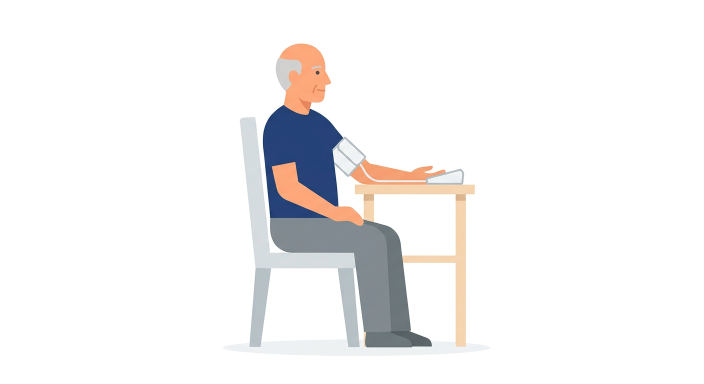
#> input picture bp-diary-app/design/pair-guide/posture-ref.png, 1408 x 768 px, found by its file name (shown at 1/2 size)
$ python make_pair_guide.py
#> lines starting #> are read from the running program, lines starting #| are printed output that depends on the picture; after the words box and inside, x2 and y2 are one past the last pixel; in counts of white or black regions, pixels touching at a corner belong together
#!/usr/bin/env python3
"""Картинки пошаговой инструкции: два замера и среднее в дневнике."""

from PIL import Image, ImageDraw, ImageFont
from pathlib import Path

OUT = Path("/home/user/A-D/bp-diary-app/design/pair-guide")
RES = Path("/home/user/A-D/bp-diary-app/app/src/main/res/drawable-nodpi")
OUT.mkdir(parents=True, exist_ok=True)
RES.mkdir(parents=True, exist_ok=True)

W, H = 1200, 720
NAVY = (31, 78, 121)
NAVY_SOFT = (232, 240, 248)
INK = (26, 32, 40)
GRAY = (102, 112, 122)
CORAL = (214, 72, 64)
GREEN = (46, 125, 50)
AMBER = (249, 168, 37)
WHITE = (255, 255, 255)
BG = (238, 244, 250)
SKIN = (242, 196, 164)
SKIN_EDGE = (214, 156, 124)
SCREEN = (18, 46, 78)
FONT = "/usr/share/fonts/truetype/dejavu/DejaVuSans.ttf"
FONTB = "/usr/share/fonts/truetype/dejavu/DejaVuSans-Bold.ttf"


def fnt(size, bold=False):
    return ImageFont.truetype(FONTB if bold else FONT, size)


def canvas():
    img = Image.new("RGB", (W, H), BG)
    return img, ImageDraw.Draw(img)


def rr(d, box, radius, fill=None, outline=None, width=1):
    d.rounded_rectangle(box, radius=radius, fill=fill, outline=outline, width=width)


def text_c(d, xy, text, font, fill):
    d.text(xy, text, font=font, fill=fill, anchor="mm")


def phone(d, box):
    rr(d, box, 40, NAVY)
    screen = (box[0] + 16, box[1] + 18, box[2] - 16, box[3] - 18)
    rr(d, screen, 28, (244, 247, 251))
    return screen


def btn(d, box, label, fill, color, font, radius=16):
    rr(d, box, radius, fill)
    text_c(d, ((box[0] + box[2]) / 2, (box[1] + box[3]) / 2), label, font, color)


def field(d, box, hint, value):
    rr(d, box, 14, WHITE, NAVY, 3)
    d.text((box[0] + 16, box[1] + 8), hint, font=fnt(16), fill=GRAY)
    if value:
        d.text((box[0] + 16, box[1] + 32), value, font=fnt(28, True), fill=INK)


def save(img, name):
    preview = img.resize((900, 540), Image.Resampling.LANCZOS)
    preview.save(OUT / f"{name}.png", optimize=True)
    preview.save(RES / f"{name}.webp", format="WEBP", quality=82, method=6)


def fit_figure(src, box):
    gray = src.convert("L")
    mask = gray.point(lambda p: 255 if p < 250 else 0)
    bbox = mask.getbbox()
    crop = src.crop(bbox) if bbox else src
    bw, bh = box[2] - box[0] - 28, box[3] - box[1] - 72
    scale = min(bw / crop.width, bh / crop.height)
    size = (max(1, int(crop.width * scale)), max(1, int(crop.height * scale)))
    fitted = crop.resize(size, Image.Resampling.LANCZOS)
    x = box[0] + 14 + (bw - size[0]) // 2
    y = box[1] + 14 + (bh - size[1]) // 2
    return fitted.convert("RGBA"), (x, y)


def step_prepare():
    img, d = canvas()
    d.text((40, 24), "Перед замером — 5 минут покоя", font=fnt(34, True), fill=NAVY)
    left = (40, 88, 760, 680)
    right_top = (790, 88, 1160, 370)
    right_bot = (790, 398, 1160, 680)
    for box in (left, right_top, right_bot):
        rr(d, box, 28, WHITE)
    src = Image.open(OUT / "posture-ref.png")
    figure, pos = fit_figure(src, left)
    img.paste(figure, pos, figure)
    text_c(d, ((left[0] + left[2]) / 2, left[3] - 34), "Спина к спинке, ноги прямо", fnt(24, True), NAVY)

    text_c(d, ((right_top[0] + right_top[2]) / 2, right_top[1] + 48), "Манжета", fnt(26, True), NAVY)
    d.text((right_top[0] + 28, right_top[1] + 100), "На плече, не на запястье.", font=fnt(22), fill=INK)
    d.text((right_top[0] + 28, right_top[1] + 140), "На уровне сердца,", font=fnt(22), fill=INK)
    d.text((right_top[0] + 28, right_top[1] + 180), "на 2–3 см выше локтя.", font=fnt(22), fill=INK)
    d.text((right_top[0] + 28, right_top[1] + 230), "Рука лежит на столе.", font=fnt(22), fill=GRAY)

    text_c(d, ((right_bot[0] + right_bot[2]) / 2, right_bot[1] + 70), "5 минут", fnt(40, True), NAVY)
    d.text((right_bot[0] + 28, right_bot[1] + 130), "Сидите спокойно.", font=fnt(22), fill=INK)
    d.text((right_bot[0] + 28, right_bot[1] + 170), "Не разговаривайте.", font=fnt(22), fill=CORAL)
    d.text((right_bot[0] + 28, right_bot[1] + 210), "Не смотрите в телефон,", font=fnt(22), fill=INK)
    d.text((right_bot[0] + 28, right_bot[1] + 250), "пока манжета работает.", font=fnt(22), fill=INK)
    return img


def step_plus():
    img, d = canvas()
    d.text((40, 28), "Вкладка «Дневник»", font=fnt(34, True), fill=NAVY)
    screen = phone(d, (360, 90, 840, 680))
    # карточка сводки
    rr(d, (screen[0] + 24, screen[1] + 24, screen[2] - 24, screen[1] + 150), 16, WHITE)
    d.text((screen[0] + 44, screen[1] + 44), "Сводка", font=fnt(22, True), fill=NAVY)
    d.text((screen[0] + 44, screen[1] + 84), "Нажмите «+», чтобы начать два замера", font=fnt(18), fill=GRAY)
    # кнопка +
    fab = (screen[2] - 110, screen[3] - 120, screen[2] - 36, screen[3] - 46)
    d.ellipse(fab, fill=NAVY)
    text_c(d, ((fab[0] + fab[2]) / 2, (fab[1] + fab[3]) / 2 - 2), "+", fnt(48, True), WHITE)
    tip = ((fab[0] + fab[2]) / 2 + 8, fab[1] + 8)
    d.line((980, 248, tip[0], tip[1]), fill=CORAL, width=8)
    rr(d, (860, 160, 1140, 250), 18, CORAL)
    text_c(d, (1000, 205), "нажмите +", fnt(28, True), WHITE)
    return img


def step_first():
    img, d = canvas()
    d.text((36, 22), "Замер 1 из 2", font=fnt(32, True), fill=NAVY)
    screen = phone(d, (70, 80, 760, 690))
    card = (screen[0] + 18, screen[1] + 18, screen[2] - 18, screen[3] - 18)
    rr(d, card, 18, WHITE)
    d.text((card[0] + 24, card[1] + 16), "Замер 1 из 2", font=fnt(26, True), fill=NAVY)
    d.text((card[0] + 24, card[1] + 56), "Введите первый замер. Потом минута покоя и сигнал.", font=fnt(16), fill=GRAY)
    field(d, (card[0] + 24, card[1] + 100, card[2] - 24, card[1] + 172), "Систолическое (верхнее)", "128")
    field(d, (card[0] + 24, card[1] + 186, card[2] - 24, card[1] + 258), "Диастолическое (нижнее)", "78")
    field(d, (card[0] + 24, card[1] + 272, card[2] - 24, card[1] + 344), "Пульс", "72")
    btn(d, (card[0] + 24, card[3] - 150, card[2] - 24, card[3] - 96), "Дальше", NAVY, WHITE, fnt(24, True))
    btn(d, (card[0] + 24, card[3] - 84, card[0] + 250, card[3] - 28), "Отмена", NAVY_SOFT, NAVY, fnt(18))
    btn(d, (card[0] + 266, card[3] - 84, card[2] - 24, card[3] - 28), "Один замер", (255, 236, 234), CORAL, fnt(18, True))

    rr(d, (800, 120, 1160, 280), 22, (255, 236, 234))
    d.text((828, 146), "Не нажимайте", font=fnt(26, True), fill=CORAL)
    d.text((828, 190), "«Один замер».", font=fnt(26, True), fill=CORAL)
    d.text((828, 232), "Тогда среднее не запишется.", font=fnt(20), fill=INK)
    rr(d, (800, 320, 1160, 560), 22, WHITE)
    d.text((828, 348), "Тонометр показал", font=fnt(20), fill=GRAY)
    d.text((828, 390), "128 / 78", font=fnt(48, True), fill=NAVY)
    d.text((828, 470), "пульс 72", font=fnt(24), fill=GRAY)
    d.text((828, 514), "Эти числа — в поля слева.", font=fnt(18), fill=INK)
    return img


def step_wait():
    img, d = canvas()
    d.text((36, 22), "Минута между замерами", font=fnt(32, True), fill=NAVY)
    screen = phone(d, (180, 80, 780, 680))
    card = (screen[0] + 22, screen[1] + 28, screen[2] - 22, screen[3] - 28)
    rr(d, card, 18, WHITE)
    d.text((card[0] + 28, card[1] + 24), "Минута между замерами", font=fnt(26, True), fill=NAVY)
    text_c(d, ((card[0] + card[2]) / 2, card[1] + 180), "1:00", fnt(92, True), NAVY)
    d.text((card[0] + 36, card[1] + 270), "Сядьте спокойно и не разговаривайте.", font=fnt(20), fill=INK)
    d.text((card[0] + 36, card[1] + 306), "Когда прозвучит сигнал — измерьте ещё раз.", font=fnt(20), fill=INK)
    btn(d, (card[0] + 36, card[3] - 88, card[2] - 36, card[3] - 28), "Пропустить ожидание", NAVY_SOFT, NAVY, fnt(22, True))

    rr(d, (820, 180, 1160, 420), 24, WHITE)
    text_c(d, (990, 250), "сигнал", fnt(32, True), CORAL)
    d.text((860, 310), "Звук и вибрация:", font=fnt(22), fill=INK)
    d.text((860, 348), "пора мерить второй раз.", font=fnt(22), fill=INK)
    return img


def step_second():
    img, d = canvas()
    d.text((36, 22), "Замер 2 из 2", font=fnt(32, True), fill=NAVY)
    screen = phone(d, (70, 80, 820, 690))
    card = (screen[0] + 18, screen[1] + 16, screen[2] - 18, screen[3] - 16)
    rr(d, card, 18, WHITE)
    d.text((card[0] + 22, card[1] + 12), "Замер 2 из 2", font=fnt(26, True), fill=NAVY)
    d.text((card[0] + 22, card[1] + 50), "Введите второй замер. В дневник сохранится среднее.", font=fnt(16), fill=GRAY)
    rr(d, (card[0] + 22, card[1] + 84, card[2] - 22, card[1] + 138), 12, (232, 245, 233))
    d.text((card[0] + 36, card[1] + 98), "Первый 128/78. Среднее: 125/76", font=fnt(20, True), fill=GREEN)
    field(d, (card[0] + 22, card[1] + 154, card[2] - 22, card[1] + 222), "Систолическое (верхнее)", "122")
    field(d, (card[0] + 22, card[1] + 234, card[2] - 22, card[1] + 302), "Диастолическое (нижнее)", "74")
    field(d, (card[0] + 22, card[1] + 314, card[2] - 22, card[1] + 382), "Пульс", "68")
    btn(d, (card[0] + 22, card[3] - 78, card[2] - 22, card[3] - 22), "Сохранить среднее", GREEN, WHITE, fnt(24, True))

    rr(d, (850, 160, 1160, 520), 22, WHITE)
    d.text((874, 186), "Как считается", font=fnt(22, True), fill=NAVY)
    d.text((874, 240), "128 и 122", font=fnt(22), fill=INK)
    d.text((874, 274), "среднее 125", font=fnt(26, True), fill=GREEN)
    d.text((874, 330), "78 и 74", font=fnt(22), fill=INK)
    d.text((874, 364), "среднее 76", font=fnt(26, True), fill=GREEN)
    d.text((874, 430), "Пульс тоже усредняется,", font=fnt(18), fill=GRAY)
    d.text((874, 458), "если указан в обоих замерах.", font=fnt(18), fill=GRAY)
    return img


def step_saved():
    img, d = canvas()
    d.text((36, 22), "В дневнике — среднее", font=fnt(32, True), fill=NAVY)
    # карточка записи, как в списке
    card = (80, 110, 760, 430)
    rr(d, card, 22, WHITE)
    d.rectangle((80, 110, 96, 430), fill=(85, 139, 47))
    d.text((124, 136), "сегодня, 08:12", font=fnt(20), fill=GRAY)
    d.text((520, 136), "Норма", font=fnt(20, True), fill=(85, 139, 47))
    d.text((124, 180), "125 / 76", font=fnt(64, True), fill=INK)
    d.text((124, 270), "Пульс: 70 уд/мин", font=fnt(24), fill=GRAY)
    d.text((124, 330), "1: 128/78, 2: 122/74", font=fnt(26), fill=NAVY)
    d.text((124, 376), "Это среднее. Оба замера — в заметке.", font=fnt(20), fill=GRAY)

    rr(d, (80, 470, 760, 580), 20, (232, 245, 233))
    text_c(d, (420, 525), "Сохранено среднее 125/76", fnt(28, True), GREEN)

    rr(d, (820, 160, 1140, 520), 22, WHITE)
    d.text((848, 190), "Что увидит врач", font=fnt(22, True), fill=NAVY)
    d.text((848, 250), "В списке и в PDF —", font=fnt(20), fill=INK)
    d.text((848, 286), "125/76, не каждый", font=fnt(20), fill=INK)
    d.text((848, 322), "замер отдельно.", font=fnt(20), fill=INK)
    d.text((848, 390), "Заметка хранит", font=fnt(20), fill=GRAY)
    d.text((848, 426), "оба исходных числа.", font=fnt(20), fill=GRAY)
    return img


def main():
    steps = [
        ("guide_pair_1", step_prepare),
        ("guide_pair_2", step_plus),
        ("guide_pair_3", step_first),
        ("guide_pair_4", step_wait),
        ("guide_pair_5", step_second),
        ("guide_pair_6", step_saved),
    ]
    for name, fn in steps:
        save(fn(), name)
        print(name)
#> this loop made 6 passes
#> pass 1, in canvas, `img = Image.new("RGB", (W, H), BG)`:
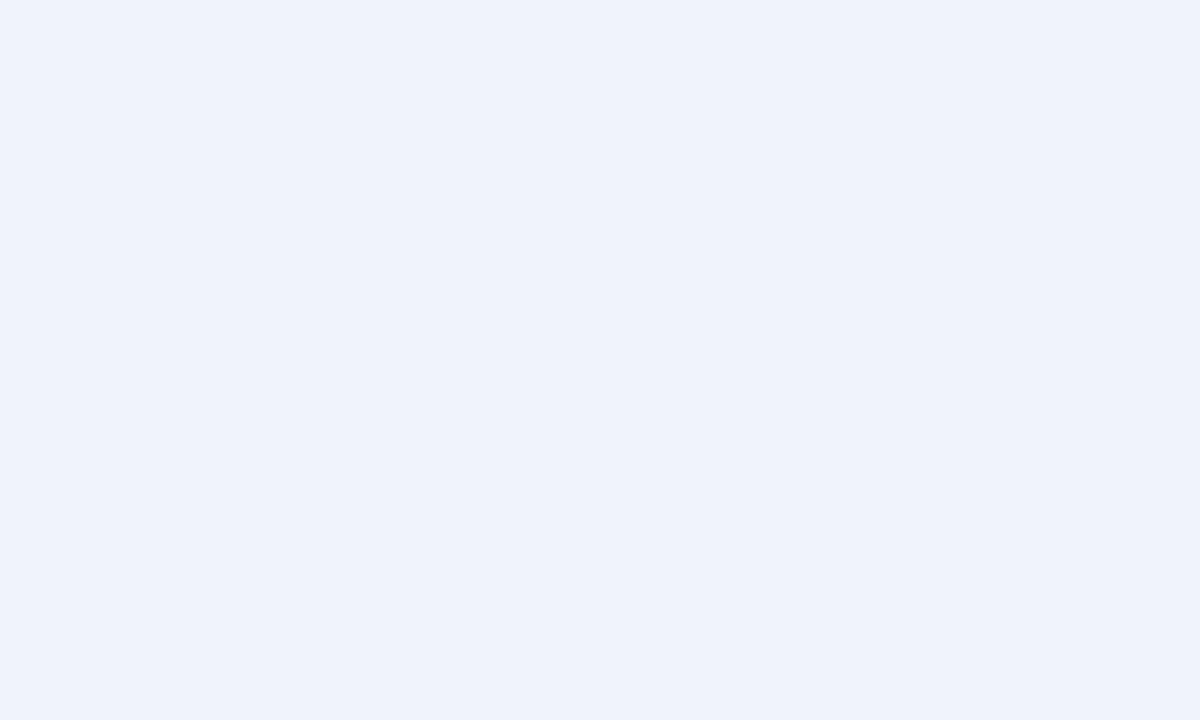
#> img: PIL image 1200x720 RGB; mean R, G, B 238, 244, 250
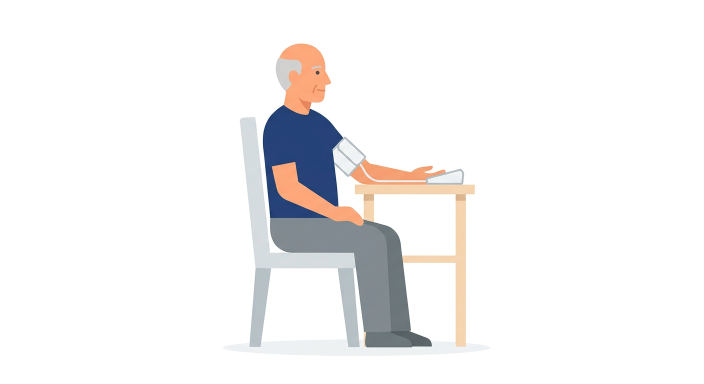
#> input picture bp-diary-app/design/pair-guide/posture-ref.png, 1408 x 768 px, found by its file name (shown at 1/2 size)
#> pass 1, in fit_figure, `gray = src.convert("L")`:
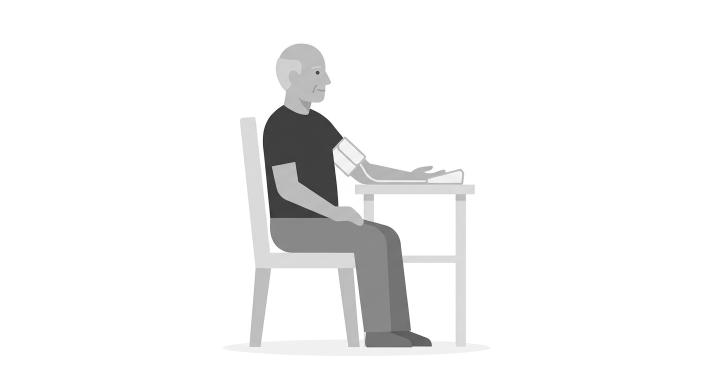
#> gray: PIL image 1408x768 L (shown at 1/2 size); min 31, max 255, mean 243.4
#> pass 1, in fit_figure, `mask = gray.point(lambda p: 255 if p < 250 else 0)`:
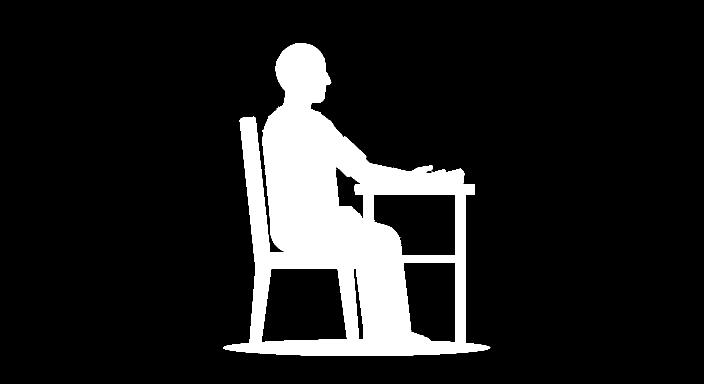
#> mask: PIL image 1408x768 L (shown at 1/2 size); 12.7% white; 5 white regions (4 under 20 px), largest, box (x1, y1, x2, y2) and area: (446, 86, 981, 712) 137124
#> pass 1, in fit_figure, `crop = src.crop(bbox) if bbox else src`:
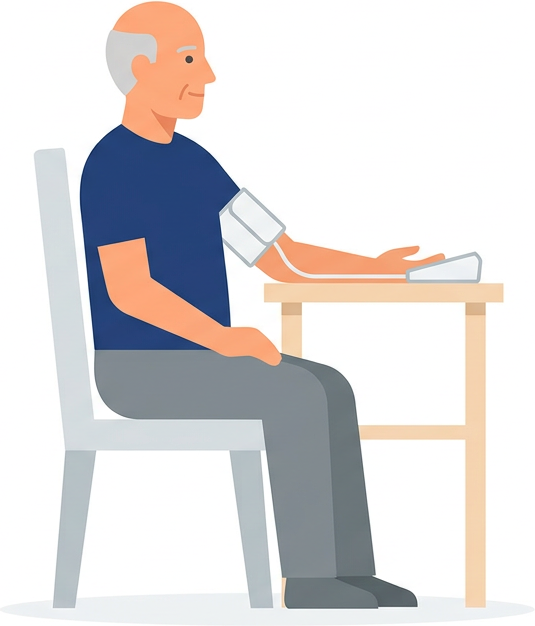
#> crop: PIL image 535x626 RGB; mean R, G, B 219.8, 216.9, 217.2


if __name__ == "__main__":
    main()
